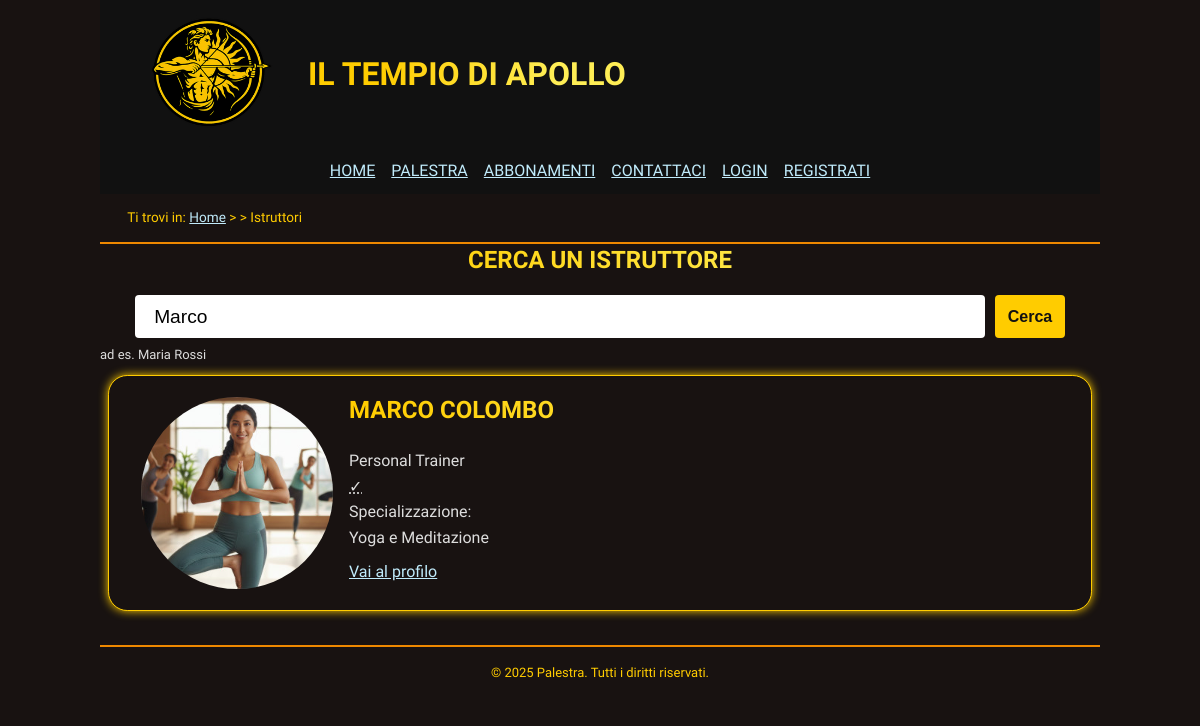
The page /html/cerca-istruttore.php?nome=Marco on the database as committed earlier.
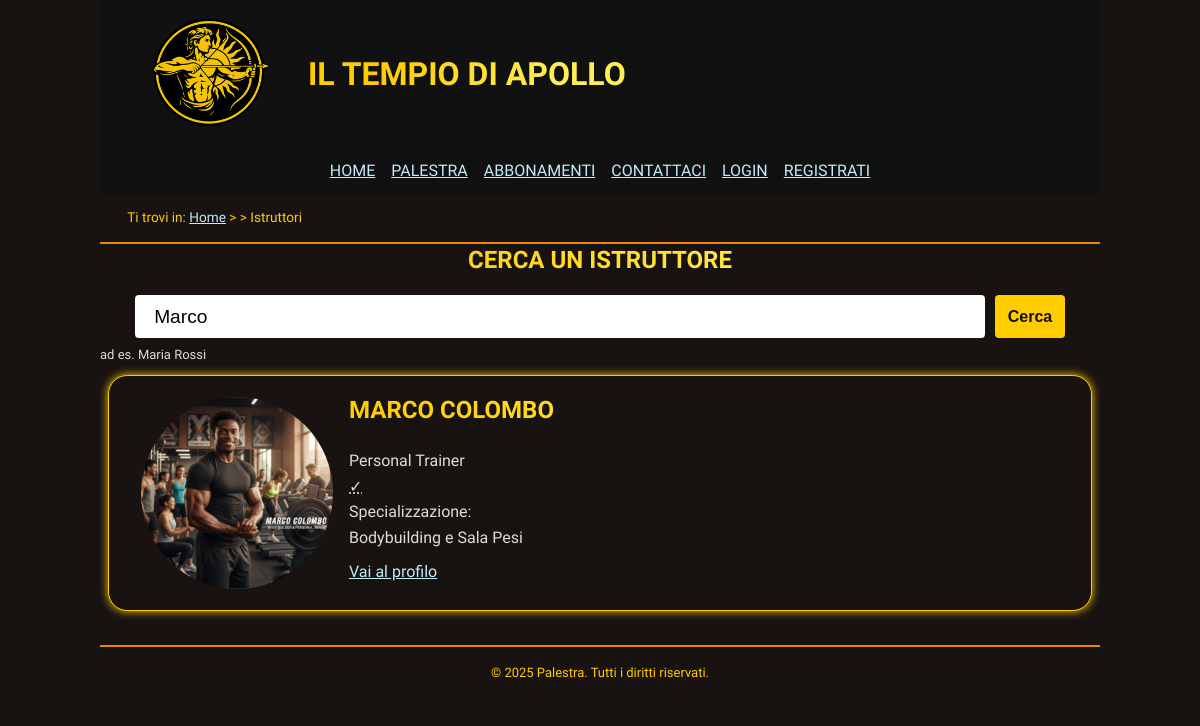
The same page on the database as committed later.
### tables this page shows
CREATE TABLE Utente (
    id_utente SERIAL PRIMARY KEY,
    nome VARCHAR(100) NOT NULL,
    cognome VARCHAR(100) NOT NULL,
    email VARCHAR(100) UNIQUE NOT NULL,
    password_hash CHAR(60) NOT NULL 
);

CREATE TABLE Istruttore (
    id_utente BIGINT UNSIGNED PRIMARY KEY REFERENCES Utente(id_utente) ON DELETE CASCADE,
    specializzazione VARCHAR(100),
    qualifica VARCHAR(100),
    telefono VARCHAR(20),
    presentazione VARCHAR(255)
);

CREATE TABLE Personal_Trainer (
    id_istruttore BIGINT UNSIGNED PRIMARY KEY REFERENCES Istruttore(id_utente) ON DELETE CASCADE
);

### html/cerca-istruttore.php (the view, shortened to what this page needs)
<?php
include "../internal/db_connection.php";
include "../internal/header.php";
$internal = __DIR__ . "/../internal/cerca-istruttore/";
$top = file_get_contents($internal . "top.html");
$templateResult = file_get_contents($internal . "stack.html");
$bottom = file_get_contents($internal . "bottom.html");
$nome = '';
if (isset($_GET['nome'])) {
    $nome = $_GET['nome'];
    $nome = trim($nome);
}
$top = str_replace("[Valore Ricerca]", htmlspecialchars($nome), $top);
echo renderFromHtml($top);
$query = "SELECT *
    FROM Utente
    JOIN Istruttore ON Utente.id_utente = Istruttore.id_utente
    LEFT JOIN Personal_Trainer ON Utente.id_utente = Personal_Trainer.id_istruttore
    WHERE nome LIKE ?";
$stmt = $conn->prepare($query);
$param = "%" . $nome . "%";
$stmt->bind_param("s", $param);
$stmt->execute();
$result = $stmt->get_result();
while ($row = $result->fetch_array(MYSQLI_ASSOC)) {
    $output = $templateResult;
    $imageFile = $row['id_utente'];
    $isPt = $row['id_istruttore'] == null
        ? '<abbr title="no" aria-hidden="true">&cross;</abbr><span class="hidden">no</span>'
        : '<abbr title="si" aria-hidden="true">&check;</abbr><span class="hidden">si</span>';
    $output = str_replace("[Nome Istruttore]", $row['nome'] . ' ' . $row['cognome'], $output);
    $output = str_replace("[È PT]", $isPt, $output);
    $output = str_replace("[Specializzazione Istruttore]", $row['specializzazione'], $output);
    $output = str_replace("[Immagine Profilo]", $imageFile, $output);
    $output = str_replace("[ID Istruttore]", $row['id_utente'], $output);
    echo $output;
}
echo $bottom;

Rows that differ between the two databases and show on the page:
no longer on this page (row edited): utente: nome+cognome (picture), output "Personal Trainer Specializzazione Yoga e Meditazione Vai al profilo"
now on this page (row edited): utente: nome+cognome (picture), output "Personal Trainer Specializzazione Bodybuilding e Sala Pesi Vai al profilo"
